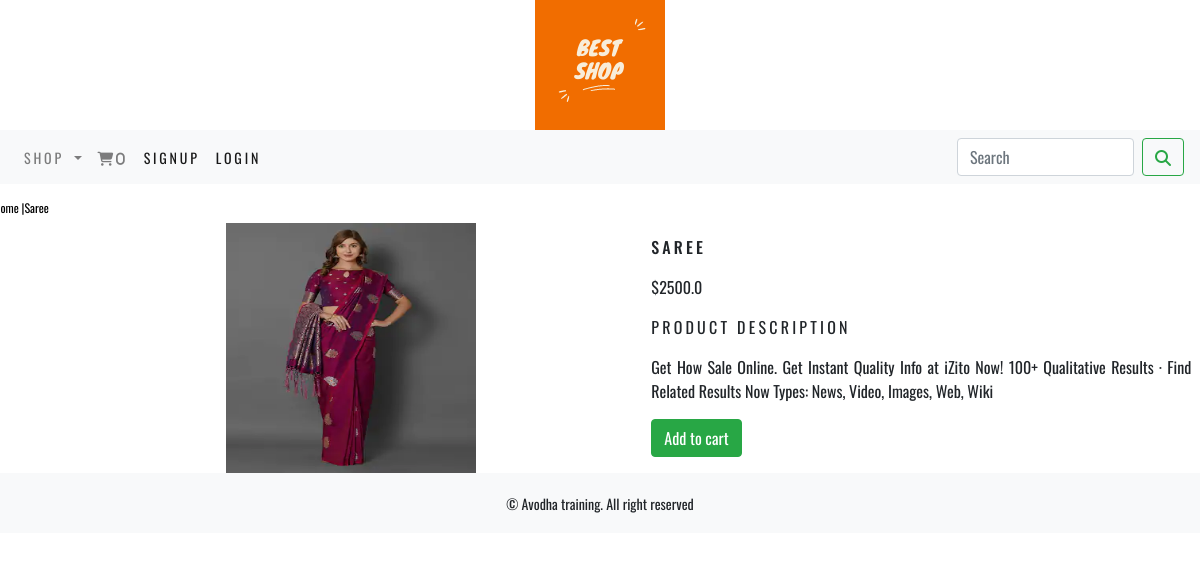
The app's page /ecommerceapp/women-dress/saree/ with its own data.
### ecommerceapp/models.py (models this page shows, shortened)
class product(models.Model):
    name = models.CharField(max_length=250, unique=True)
    slug = models.SlugField(max_length=250, unique=True)
    desc = models.TextField(blank=True)
    image = models.ImageField(upload_to="Product", blank=True)
    category = models.ForeignKey(category, on_delete=models.CASCADE)
    price = models.FloatField()
    stock = models.IntegerField()
    available = models.BooleanField(default=True)
    created = models.DateTimeField(auto_now=True)
    class Meta:
        ordering = ('name',)
        verbose_name = 'product'
        verbose_name_plural = 'products'
    def __str__(self):
        return '{}'.format(self.name)

### ecommerceapp/views.py (the view)
# urls.py: path('<slug:c_slug>/<slug:product_slug>/',views.ProdCatDetail,name="ProdCatDetail"),
def ProdCatDetail(request, c_slug, product_slug):
    print(c_slug)
    try:
        products = product.objects.get(category__slug=c_slug, slug=product_slug)
        print(products)
    except Exception as e:
        products =""
        raise e
    return render(request, "product.html", {'products': products})

### cart/context_processors.py (called while the page is built)
def counter(request):
    item_count = 0
    if 'admin' in request.path:
        return {}
    else:
        try:
            cart = Cart.objects.filter(cart_id=_cart_id(request))
            cart_items = CartItem.objects.all().filter(cart=cart[:1])
            for cart_item in cart_items:
                item_count+=cart_item.quantity
        except Cart.DoesNotExit:
            item_count = 0
        return dict(item_count=item_count)

### cart/views.py (called while the page is built)
def _cart_id(request):
    cart = request.session.session_key
    print(cart)
    if not cart:
        cart = request.session.create()
    return cart

### ecommerceapp/context_processors.py (called while the page is built)
def menu_links(request):
    links = category.objects.all()
    return dict(links=links)

### ecommerceapp/models.py (called while the page is built)
    def get_url(self):
        return reverse("ecommerceapp:products_by_category", args=[self.slug])

### templates/product.html (shortened to what this page needs)
{% extends 'base.html' %}
{% load static %}
{% block content %}
<div class="row my_prod_row_class">
    <div class="mx-auto">
        <p><a href="{% url 'ecommerceapp:allProdCat' %}">Home</a> |<a href="{{products.category.get_url}}"></a>{{products.name}}</p>
    </div>
    <div class="container">
        <br>
        <div class="row">
            <div class="col-12 col-sm-12 col-md-12 col-lg-6 text-center">
                <div style="min-width:18rem;">
                <img src="{{products.image.url}}" style="width:250px;height:250px;" alt="{{products.name}}">
            </div>
        </div>
        <div class="col-12 col-sm-12 col-md-12 col-lg-6">
            <div>
                <h1 class="my_prod_title">{{products.name}}</h1>
                <p>${{products.price}}</p>
                <p class="my_title">product description</p>
                <p class="text-justify my_prod_text">{{products.desc}}</p>
                {% if products.stock <= 0 %}
                    <p class="text-justify my_prod_text"><b>Out of stocks</b></p>
                {% else %}
                    <a href="{% url 'cart:add_cart' products.pk %}" class="btn btn-success">Add to cart</a>
                {% endif %}
            </div>
        </div>
    </div>
</div>
{% endblock %}

### static/css/custom.css (style rules this page uses)
body { font-family: 'Oswald', sans-serif; }
.my_title { font-size:16px; text-transform:uppercase; letter-spacing:.2em; }
.my_prod_row_class { padding-top:15px; padding:bottom:20px; }
.my_prod_row_class .mx-auto p { color:#000; font-size:12px; }
.my_prod_row_class .mx-auto p a { color:#000; font-size:12px; text-declaration:none; }
.my_prod_title { font-size:16px; text-transform:uppercase; letter-spacing:.2em; padding-top:15px; padding-bottom:10px; }

### records on screen
product: name "Saree", image (picture), name "SAREE", price "2500.0", desc "Get How Sale Online. Get Instant Quality Info at iZito Now! 100+ Qualitative Results · Find Related Results Now Types: News, Video, Images, Web, Wiki"

### other values on screen
{{ item_count }} "0"
